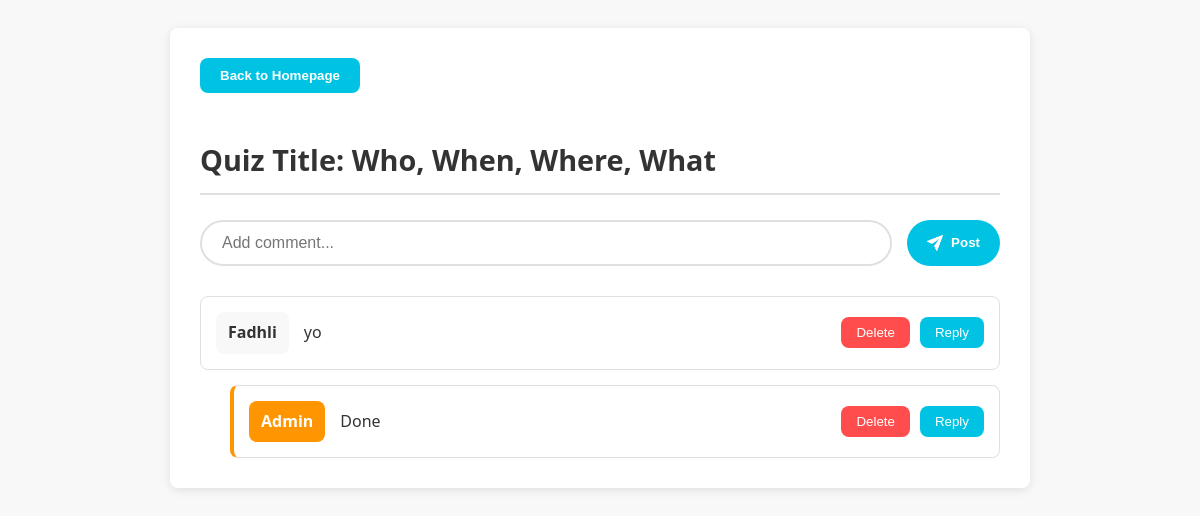
Page /comment.php?quiz_id=11 (signed in) on the committed database.
### tables this page shows
CREATE TABLE `quiz` (
  `QUIZ_ID` int(11) NOT NULL,
  `QUIZ_TITLE` varchar(255) DEFAULT NULL,
  `QUIZ_CATEGORY` varchar(100) DEFAULT NULL,
  `QUIZ_DIFFICULTY` varchar(50) DEFAULT NULL,
  `QUIZ_DATE` date DEFAULT NULL
);

CREATE TABLE `comment` (
  `COMMENT_ID` int(11) NOT NULL,
  `USER_ID` int(11) DEFAULT NULL,
  `QUIZ_ID` int(11) DEFAULT NULL,
  `COMMENT_TEXT` text DEFAULT NULL,
  `PARENT_COMMENT_ID` int(11) DEFAULT NULL
);

CREATE TABLE `user` (
  `USER_ID` int(11) NOT NULL,
  `USER_NAME` varchar(20) DEFAULT NULL,
  `USER_PASSWORD` varchar(20) DEFAULT NULL,
  `USER_EMAIL` varchar(20) DEFAULT NULL,
  `USER_TYPE` varchar(20) NOT NULL
);

### comment.php (the view, shortened to what this page needs)
<?php
$conn = new mysqli("localhost", "root", "", "quizmaticgrammar");
$quizId = $_GET['quiz_id'] ?? 0;
$isAdmin = ($_SESSION['user']['USER_TYPE'] ?? '') === 'administrator';
function fetchComments($conn, $quizId) {
    $sql = "
      SELECT c.*, u.USER_NAME, u.USER_TYPE
      FROM comment c
      JOIN user u ON u.USER_ID = c.USER_ID
      WHERE c.QUIZ_ID = '$quizId'
      ORDER BY c.PARENT_COMMENT_ID ASC, c.COMMENT_ID ASC";
    $res = $conn->query($sql);
    $comments = [];
    while ($row = $res->fetch_assoc()) {
        $comments[] = $row;
    }
    return $comments;
}
function renderComments($comments, $parentId = null, $level = 0, $isAdmin = false) {
    foreach ($comments as $comment) {
        if ((string)$comment['PARENT_COMMENT_ID'] === (string)$parentId) {
            $marginLeft = 30 * $level;
            $isCommenterAdmin = $comment['USER_TYPE'] === 'administrator';
            $adminClass = $isCommenterAdmin ? 'admin-comment' : '';
            $adminNameStyle = $isCommenterAdmin ? 'admin-name' : 'user-name';
            echo "<div class='comment-wrapper' style='margin-left: {$marginLeft}px;'>
                    <div class='comment-row $adminClass'>
                      <div class='comment-name $adminNameStyle'>" . htmlspecialchars($comment['USER_NAME']) . "</div>
                      <div class='comment-text'>" . htmlspecialchars($comment['COMMENT_TEXT']) . "</div>
                      <div class='comment-actions'>";
            if ($isAdmin) {
                echo "<button class='delete-btn' onclick=\"if(confirm('Delete this comment?')){ window.location.href='comment.php?quiz_id={$comment['QUIZ_ID']}&delete_comment={$comment['COMMENT_ID']}'; }\">Delete</button>";
            }
            echo "<button class='reply-btn' onclick=\"toggleReplyForm({$comment['COMMENT_ID']})\">Reply</button>
                      </div>
                    </div>
                    <form method='post' id='replyForm{$comment['COMMENT_ID']}' class='reply-form' style='display:none;'>
                      <input type='hidden' name='parent_comment_id' value='{$comment['COMMENT_ID']}' />
                      <div class='reply-input-group'>
                        <input type='text' name='comment_text' placeholder='Write a reply...' required />
                        <button type='submit'>Post</button>
                      </div>
                    </form>
                  </div>";
        }
    }
}
$allComments = fetchComments($conn, $quizId);
$quizTitle = $conn->query("SELECT QUIZ_TITLE FROM quiz WHERE QUIZ_ID = '$quizId'")->fetch_assoc()['QUIZ_TITLE'];
?>
<!DOCTYPE html>
<html>
<head>
</head>
<body>
<div class="main-comment-box">
  <div>
    <a href="<?= $isAdmin ? 'admin_homepage.php' : 'result_quiz.php' ?>">
      <button class="back-btn" type="button">
        <?= $isAdmin ? 'Back to Homepage' : 'Back to Result' ?>
      </button>
    </a>
  </div>
  <h2>Quiz Title: <?= htmlspecialchars($quizTitle) ?></h2>
  <form method="POST" class="comment-box">
    <input type="text" name="comment_text" placeholder="Add comment..." required />
    <button type="submit" class="post-btn">
      <img src="send_icon.png" alt="send" style="width: 16px; height: 16px;" />
      Post
    </button>
  </form>
  <div class="comments-container">
    <?php renderComments($allComments, null, 0, $isAdmin); ?>
  </div>
</div>
</body>
</html>

### comment.php (style rules this page uses)
:root { --primary: #00c3e3; --primary-dark: #009bb5; --admin-color: #ff9500; --admin-dark: #e68600; --white: #ffffff; --light-gray: #f8f8f8; --medium-gray: #e0e0e0; --dark-gray: #333333; --shadow: 0 2px 10px rgba(0, 0, 0, 0.1); --border-radius: 8px; --transition: all 0.3s ease; }
body { font-family: 'Segoe UI', Tahoma, Geneva, Verdana, sans-serif; background-color: var(--light-gray); padding: 20px; color: var(--dark-gray); line-height: 1.6; }
.main-comment-box { max-width: 800px; margin: 0 auto; background: var(--white); padding: 30px; border-radius: var(--border-radius); box-shadow: var(--shadow); }
h2 { color: var(--dark-gray); margin-bottom: 25px; font-size: 1.8rem; border-bottom: 2px solid var(--medium-gray); padding-bottom: 10px; }
.comment-box { display: flex; gap: 15px; margin-bottom: 30px; }
.comment-box input[type="text"] { flex: 1; padding: 12px 20px; border-radius: 30px; border: 2px solid var(--medium-gray); font-size: 16px; transition: var(--transition); }
.comment-box button { padding: 12px 20px; border: none; border-radius: 30px; background-color: var(--primary); color: var(--white); font-weight: 600; cursor: pointer; transition: var(--transition); display: flex; align-items: center; gap: 8px; }
.comment-wrapper { margin-top: 15px; }
.comment-row { display: flex; align-items: center; gap: 15px; padding: 15px; background: var(--white); border: 1px solid var(--medium-gray); border-radius: var(--border-radius); transition: var(--transition); }
.admin-comment { border-left: 4px solid var(--admin-color); }
.comment-name { padding: 8px 12px; border-radius: var(--border-radius); font-weight: 600; white-space: nowrap; }
.user-name { background-color: var(--light-gray); color: var(--dark-gray); }
.admin-name { background-color: var(--admin-color); color: var(--white); }
.comment-text { flex: 1; word-break: break-word; }
.comment-actions { display: flex; gap: 10px; }
.reply-btn, .delete-btn { padding: 8px 15px; border: none; border-radius: var(--border-radius); font-weight: 500; cursor: pointer; transition: var(--transition); white-space: nowrap; }
.reply-btn { background-color: var(--primary); color: var(--white); }
.delete-btn { background-color: #ff4d4d; color: var(--white); }
.back-btn { display: inline-flex; align-items: center; gap: 8px; padding: 10px 20px; background-color: var(--primary); color: var(--white); border: none; border-radius: var(--border-radius); font-weight: 600; cursor: pointer; transition: var(--transition); margin-bottom: 20px; text-decoration: none; }

### rows in the picture
quiz: QUIZ_TITLE "Who, When, Where, What"
comment: USER_ID.USER_NAME "Fadhli", COMMENT_TEXT "yo"
comment: USER_ID.USER_NAME "Admin", COMMENT_TEXT "Done"
